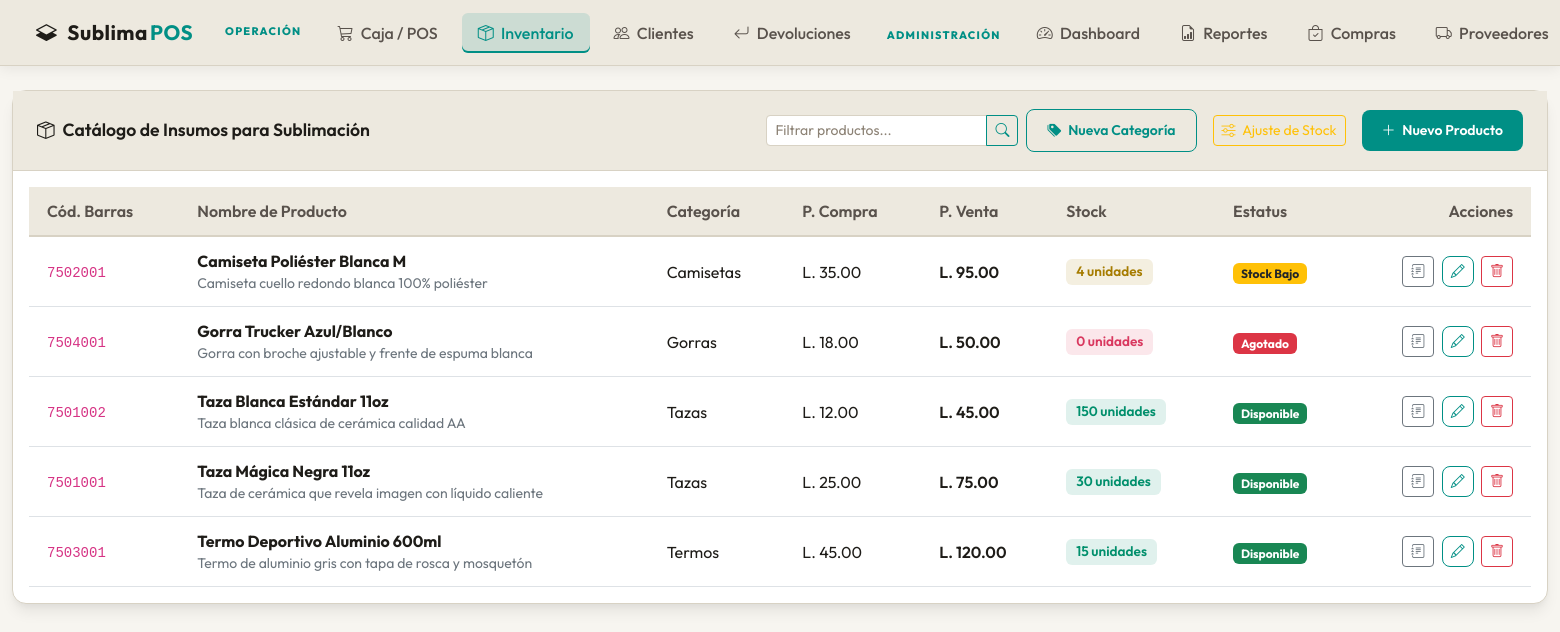
/index.php?route=inventario (signed in), run on the app's committed database.
### tables this page shows
CREATE TABLE IF NOT EXISTS `productos` (
  `id` INT AUTO_INCREMENT PRIMARY KEY,
  `categoria_id` INT NOT NULL,
  `codigo_barras` VARCHAR(50) NOT NULL UNIQUE,
  `nombre` VARCHAR(150) NOT NULL,
  `descripcion` TEXT NULL,
  `precio_compra` DECIMAL(10,2) NOT NULL,
  `precio_venta` DECIMAL(10,2) NOT NULL,
  `stock` INT NOT NULL DEFAULT 0,
  `stock_minimo` INT NOT NULL DEFAULT 5,
  `disponibilidad` ENUM('Disponible', 'Agotado', 'Descontinuado') NOT NULL DEFAULT 'Disponible',
  `activo` TINYINT(1) DEFAULT 1,
  `fecha_creacion` TIMESTAMP DEFAULT CURRENT_TIMESTAMP,
  FOREIGN KEY (`categoria_id`) REFERENCES `categorias`(`id`)
);

CREATE TABLE IF NOT EXISTS `categorias` (
  `id` INT AUTO_INCREMENT PRIMARY KEY,
  `nombre` VARCHAR(100) NOT NULL UNIQUE,
  `descripcion` TEXT NULL,
  `activo` TINYINT(1) DEFAULT 1
);

### controllers/InventarioController.php (called while the page is built, shortened)
<?php
class InventarioController {
    public static function obtenerProductos($soloActivos = true) {
        try {
            $pdo = conectarBD();
            $where = $soloActivos ? "WHERE p.activo = 1" : "";
            $sql = "SELECT p.*, c.nombre as nombre_categoria
                    FROM productos p
                    JOIN categorias c ON p.categoria_id = c.id
                    $where
                    ORDER BY p.nombre ASC";
            return $pdo->query($sql)->fetchAll();
        } catch (PDOException $e) {
            error_log("Error en obtenerProductos: " . $e->getMessage());
            return [];
        }
    }
    public static function obtenerProductosBajoStock() {
        try {
            $pdo = conectarBD();
            $sql = "SELECT p.*, c.nombre as nombre_categoria
                    FROM productos p
                    JOIN categorias c ON p.categoria_id = c.id
                    WHERE p.activo = 1 AND p.stock <= p.stock_minimo AND p.disponibilidad != 'Descontinuado'
                    ORDER BY p.stock ASC";
            return $pdo->query($sql)->fetchAll();
        } catch (PDOException $e) {
            error_log("Error en obtenerProductosBajoStock: " . $e->getMessage());
            return [];
        }
    }
}

### views/inventario.php (the view, shortened to what this page needs)
<?php
require_once __DIR__ . '/includes/header.php';
require_once __DIR__ . '/../controllers/InventarioController.php';
$usuario_rol = $_SESSION['usuario_rol'] ?? 'Cajero';
$productos = InventarioController::obtenerProductos(true);
?>
<div class="card-premium">
    <div class="card-header-premium">
        <div>
            <i class="bi bi-box-seam text-cyan me-2"></i>Catálogo de Insumos para Sublimación
        </div>
        <div class="d-flex align-items-center gap-2 flex-wrap">
            <form action="" method="GET" class="d-inline-block">
                <div class="input-group input-group-sm">
                    <input type="text" class="form-control form-control-custom" id="inv-filtro" name="q" placeholder="Filtrar productos..." value="<?php echo htmlspecialchars($_GET['q'] ?? '', ENT_QUOTES, 'UTF-8'); ?>"
                           oninput="filtrarInventario()" aria-label="Filtrar productos del catálogo">
                    <button class="btn btn-outline-cyan" type="submit" aria-label="Buscar"><i class="bi bi-search"></i></button>
                </div>
            </form>
            <?php if ($usuario_rol === 'Administrador'): ?>
                <button class="btn btn-outline-cyan btn-sm me-2" data-bs-toggle="modal" data-bs-target="#modalCategoria">
                    <i class="bi bi-tags-fill me-1"></i> Nueva Categoría
                </button>
                <button class="btn btn-outline-warning btn-sm me-2" data-bs-toggle="modal" data-bs-target="#modalAjusteStock">
                    <i class="bi bi-sliders me-1"></i> Ajuste de Stock
                </button>
                <button class="btn btn-cyan btn-sm" data-bs-toggle="modal" data-bs-target="#modalNuevoProducto">
                    <i class="bi bi-plus-lg me-1"></i> Nuevo Producto
                </button>
            <?php endif; ?>
        </div>
    </div>
    <div class="p-3 table-responsive">
        <table class="table table-custom table-hover m-0">
            <thead>
                <tr>
                    <th scope="col">Cód. Barras</th>
                    <th scope="col">Nombre de Producto</th>
                    <th scope="col">Categoría</th>
                    <?php if ($usuario_rol === 'Administrador'): ?>
                        <th scope="col">P. Compra</th>
                    <?php endif; ?>
                    <th scope="col">P. Venta</th>
                    <th scope="col">Stock</th>
                    <th scope="col">Estatus</th>
                    <?php if ($usuario_rol === 'Administrador'): ?>
                        <th scope="col" class="text-end">Acciones</th>
                    <?php endif; ?>
                </tr>
            </thead>
            <tbody id="inv-tbody">
                <?php if (empty($productos)): ?>
                    <tr id="inv-fila-vacia" class="inv-fila">
                        <td colspan="<?php echo ($usuario_rol === 'Administrador') ? 8 : 6; ?>" class="text-center text-secondary py-5">
                            <i class="bi bi-box-seam d-block fs-2 mb-2"></i> El inventario está vacío.
                        </td>
                    </tr>
                <?php else: ?>
                    <?php foreach ($productos as $p): ?>
                        <?php
                        $esBajoStock = $p['stock'] <= $p['stock_minimo'];
                        $esAgotado = $p['stock'] == 0 || $p['disponibilidad'] == 'Agotado';
                        ?>
                        <tr class="inv-fila">
                            <td><code><?php echo htmlspecialchars($p['codigo_barras']); ?></code></td>
                            <td>
                                <span class="fw-bold"><?php echo htmlspecialchars($p['nombre']); ?></span>
                                <?php if (!empty($p['descripcion'])): ?>
                                    <small class="text-secondary d-block"><?php echo htmlspecialchars($p['descripcion']); ?></small>
                                <?php endif; ?>
                            </td>
                            <td><?php echo htmlspecialchars($p['nombre_categoria']); ?></td>
                            <?php if ($usuario_rol === 'Administrador'): ?>
                                <td>L. <?php echo number_format($p['precio_compra'], 2); ?></td>
                            <?php endif; ?>
                            <td class="text-cyan fw-semibold">L. <?php echo number_format($p['precio_venta'], 2); ?></td>
                            <td>
                                <span class="badge badge-stock <?php echo $esAgotado ? 'stock-danger' : ($esBajoStock ? 'stock-warning' : 'stock-ok'); ?>">
                                    <?php echo $p['stock']; ?> unidades
                                </span>
                            </td>
                            <td>
                                <?php if ($p['disponibilidad'] === 'Descontinuado'): ?>
                                    <span class="badge bg-secondary text-dark">Descontinuado</span>
                                <?php elseif ($esAgotado): ?>
                                    <span class="badge bg-danger">Agotado</span>
                                <?php elseif ($esBajoStock): ?>
                                    <span class="badge bg-warning text-dark">Stock Bajo</span>
                                <?php else: ?>
                                    <span class="badge bg-success">Disponible</span>
                                <?php endif; ?>
                            </td>
                            <?php if ($usuario_rol === 'Administrador'): ?>
                                <td class="text-end">
                                    <button class="btn btn-sm btn-outline-secondary me-1 py-1 px-2"
                                            data-bs-toggle="modal"
                                            data-bs-target="#modalKardex"
                                            onclick="cargarKardex(<?php echo $p['id']; ?>, '<?php echo htmlspecialchars($p['nombre'], ENT_QUOTES, 'UTF-8'); ?>')">
                                        <i class="bi bi-journal-text"></i>
                                    </button>
                                    <button class="btn btn-sm btn-outline-cyan me-1 py-1 px-2"
                                            data-bs-toggle="modal"
                                            data-bs-target="#modalEditarProducto"
                                            onclick='cargarDatosModal(<?php echo json_encode($p); ?>)'>
                                        <i class="bi bi-pencil"></i>
                                    </button>
                                    <button class="btn btn-sm btn-outline-danger py-1 px-2"
                                            data-bs-toggle="modal"
                                            data-bs-target="#modalEliminarProducto"
                                            onclick="configurarEliminacion(<?php echo $p['id']; ?>, '<?php echo htmlspecialchars($p['nombre'], ENT_QUOTES, 'UTF-8'); ?>')">
                                        <i class="bi bi-trash"></i>
                                    </button>
                                </td>
                            <?php endif; ?>
                        </tr>
                    <?php endforeach; ?>
                <?php endif; ?>
            </tbody>
        </table>
    </div>
</div>
<?php require_once __DIR__ . '/includes/footer.php'; ?>

### data on the page
productos: codigo_barras "7502001", nombre "Camiseta Poliéster Blanca M", descripcion "Camiseta cuello redondo blanca 100% poliéster", categoria.nombre "Camisetas", precio_compra "35.00", precio_venta "95.00", stock "4", disponibilidad "Stock Bajo"
productos: codigo_barras "7504001", nombre "Gorra Trucker Azul/Blanco", descripcion "Gorra con broche ajustable y frente de espuma blanca", categoria.nombre "Gorras", precio_compra "18.00", precio_venta "50.00", stock "0", disponibilidad "Agotado"
productos: codigo_barras "7501002", nombre "Taza Blanca Estándar 11oz", descripcion "Taza blanca clásica de cerámica calidad AA", categoria.nombre "Tazas", precio_compra "12.00", precio_venta "45.00", stock "150", disponibilidad "Disponible"
productos: codigo_barras "7501001", nombre "Taza Mágica Negra 11oz", descripcion "Taza de cerámica que revela imagen con líquido caliente", categoria.nombre "Tazas", precio_compra "25.00", precio_venta "75.00", stock "30", disponibilidad "Disponible"
productos: codigo_barras "7503001", nombre "Termo Deportivo Aluminio 600ml", descripcion "Termo de aluminio gris con tapa de rosca y mosquetón", categoria.nombre "Termos", precio_compra "45.00", precio_venta "120.00", stock "15", disponibilidad "Disponible"
